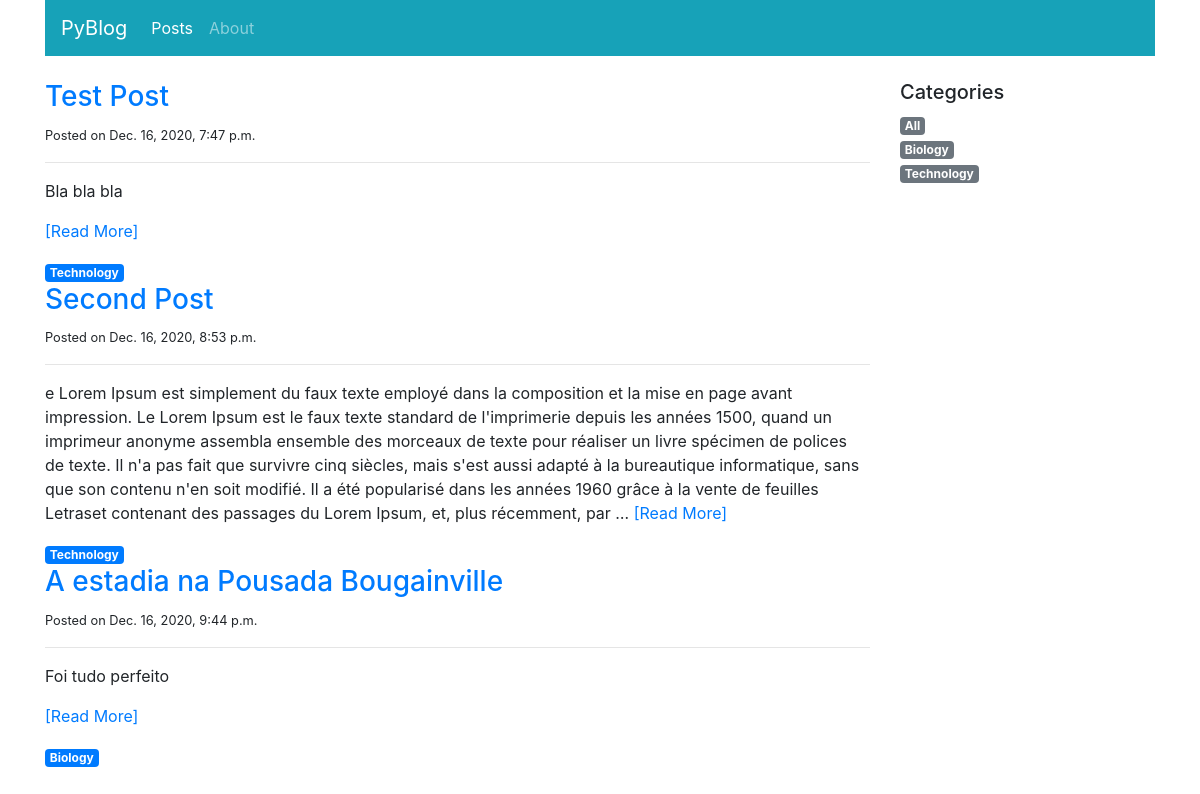
Page /blog/posts on the earlier database version.
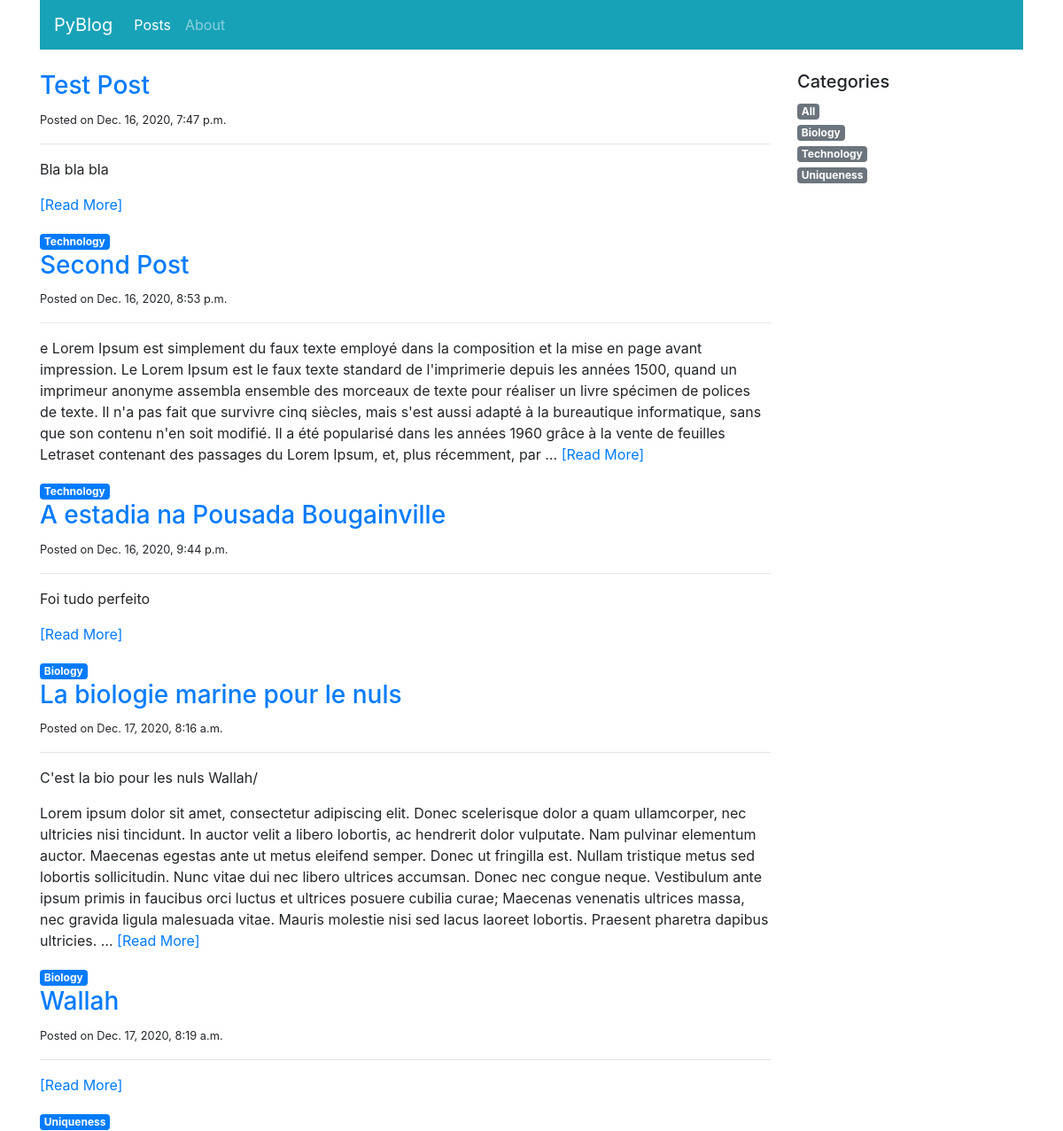
Same page on the later database version.
### blog/models.py (models this page shows, shortened)
class Post(models.Model):
  title = models.CharField(max_length=100)
  category = models.ForeignKey('PostCategory', null=True, blank=True, on_delete=models.DO_NOTHING)
  published = models.BooleanField(default=False)
  text = models.TextField(blank=True)
  created_at = models.DateTimeField(auto_now_add=True)

class PostCategory(models.Model):
  name = models.CharField(max_length = 50)
  def slug(self):
    return slugify(self.name)

### blog/views.py (the view)
# urls.py: path('posts', views.post_list, name='home'),
def post_list(request, category_name=model_helpers.post_category_all.slug()):
  category, posts = model_helpers.get_category_and_posts(category_name)
  categories = model_helpers.get_categories()
  context = {
    'navigation_items': navigation.navigation_items(navigation.NAV_POSTS),
    'category': category,
    'posts': posts,
    'categories': categories
  }
  return render(request, 'list_posts.html', context)

### blog/model_helpers.py (called while the page is built, shortened)
def get_category_and_posts(category):
  posts = Post.objects.filter(published=True)
  if category == post_category_all.slug():
    category = post_category_all
  posts = posts.order_by('created_at')
  return category, posts

def get_categories():
  categories = list(PostCategory.objects.all().order_by('name'))
  categories.insert(0, post_category_all)
  return categories

### blog/navigation.py (called while the page is built)
def navigation_items(selected_item):
  items = []
  for (name, url) in NAV_ITEMS:
    items.append({
      'name': name,
      'url': url,
      'active': True if selected_item == name else False
    })
  return items

### blog/templates/list_posts.html (shortened to what this page needs)
{% extends 'base.html' %}
{% block content %}
  <div class="col-sm-9">
    {% for post in posts %}
      <h3><a href="{% url 'post_detail' post.id %}">{{ post.title }}</a></h3>
      <small>Posted on {{ post.created_at }}</small>
      <hr>
      <p class="text-muted">
        {{ post.text|linebreaks|safe|truncatewords:100 }}
        <a href="{% url 'post_detail' post.id %}">[Read More]</a>
      </p>
      <a href="{% url 'post_list' post.category.slug %}" class="badge badge-primary">
        {{ post.category.name|capfirst }}
      </a>
    {% endfor %}
  </div>
  <div class="col-sm-3">
    <h5>Categories</h5>
    <ul class="list-unstyled">
    {% for cat in categories %}
      <li>
        <a href="{% url 'post_list' cat.slug %}"
          class='badge badge-secondary'>
          {{ cat.name|capfirst }}
        </a>
      </li>
    {% endfor %}
    </ul>
  </div>
{% endblock content %}

Differences in the rows shown:
added Post: title "La biologie marine pour le nuls", created_at "Dec. 17, 2020, 8:16 a.m.", text "C'est la bio pour les nuls Wallah/ Lorem ipsum dolor sit amet, consectetur adipiscing elit. Donec scelerisque dolor a quam ullamcorper, nec ultricies nisi tincidunt. In auctor velit a libero lobortis, ac hendrerit dolor vulputate. Nam pulvinar elementum auctor. Maecenas egestas ante ut metus eleifend semper. Donec ut fringilla est. Nullam tristique metus sed lobortis sollicitudin. Nunc vitae dui nec libero ultrices accumsan. Donec nec congue neque. Vestibulum ante ipsum primis in faucibus orci luctus et ultrices posuere cubilia curae; Maecenas venenatis ultrices massa, nec gravida ligula malesuada vitae. Mauris molestie nisi sed lacus laoreet lobortis. Praesent pharetra dapibus ultricies. …", category.name "Biology"
added Post: title "Wallah", created_at "Dec. 17, 2020, 8:19 a.m.", category.name "Uniqueness"
added PostCategory: name "Uniqueness"
